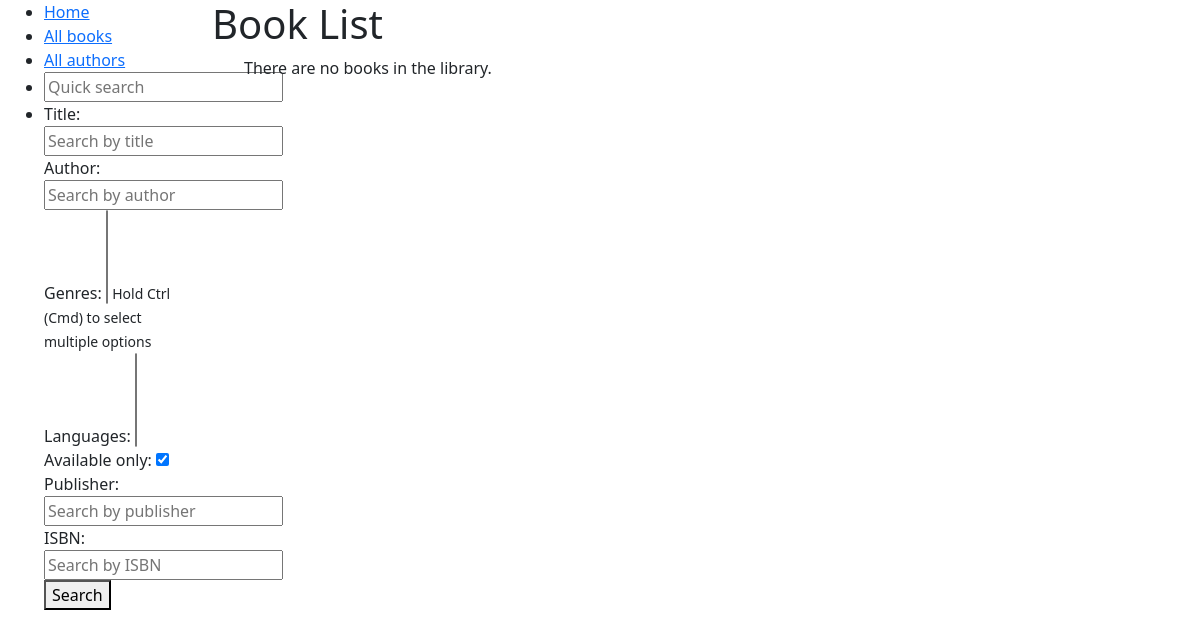
Before: /catalog/books/ with the older database file.
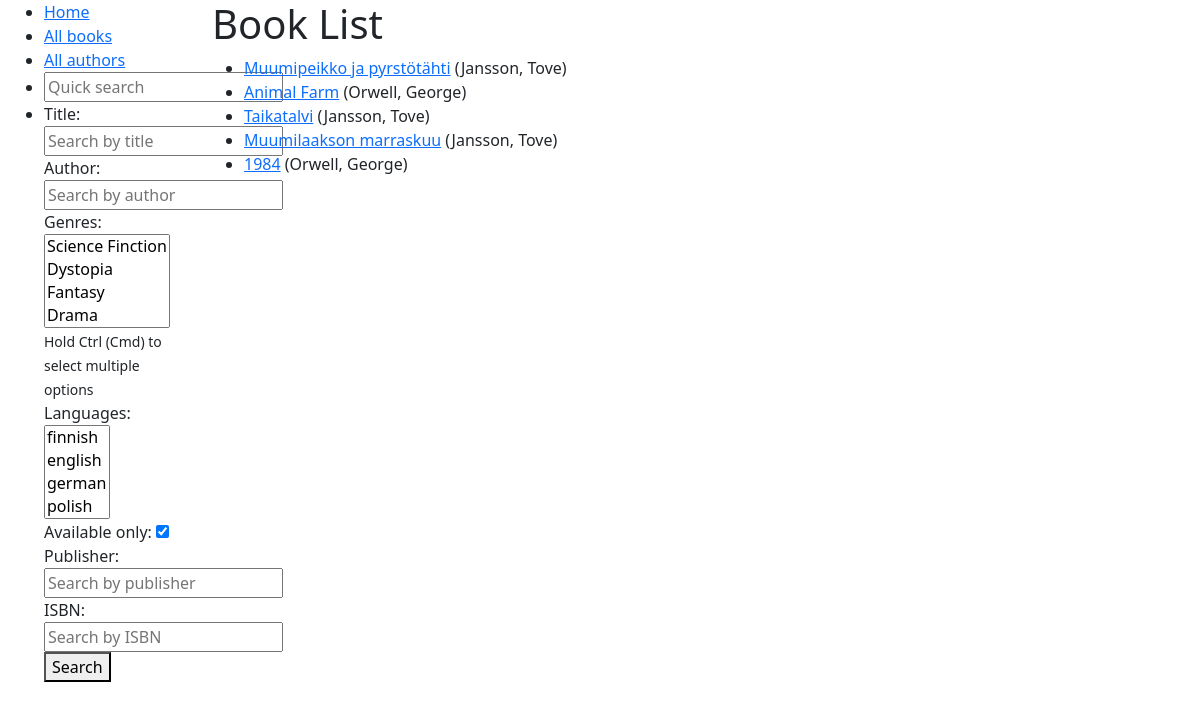
After: the same page with the newer database file.
### catalog/models.py (models this page shows, shortened)
class Book(models.Model):
    title = models.CharField(max_length=200)
    author = models.ForeignKey("Author", on_delete=models.RESTRICT, null=True)  # todo: handle > 1 authors
    summary = models.TextField(max_length=1000, help_text="Enter a brief description of the book.")
    isbn = models.CharField("ISBN",
                            max_length=13,
                            unique=True,
                            validators=[
                                RegexValidator(
                                    regex=r"^\d{10}(\d{3})?$",  # Matches ISBN-10 or ISBN-13
                                )
                            ])
    genre = models.ManyToManyField("Genre")  # fix: can select only 1
    language = models.ForeignKey("Language", on_delete=models.SET_NULL, null=True)  # todo: support multiple langs
    def get_absolute_url(self):
        return reverse("book-detail", args=[str(self.id)])
    def display_genre(self):
        """Display genre in admin"""
        return ", ".join(genre.name for genre in self.genre.all()[:3])
    display_genre.short_description = "Genre"

class Author(models.Model):
    first_name = models.CharField(max_length=50)
    last_name = models.CharField(max_length=50)
    date_of_birth = models.DateField(blank=True, null=True)
    date_of_death = models.DateField(blank=True, null=True)
    def __str__(self):
        return f"{self.last_name}, {self.first_name}"
    class Meta:
        ordering = ["last_name", "first_name"]

### catalog/views.py (the view)
# urls.py: path("books/", views.BookListView.as_view(), name="books"),
class BookListView(ListView):
    model = Book
    paginate_by = 10

### catalog/templates/catalog/book_list.html
{% extends "catalog/layout.html" %}
{% block content %}
    <h1>Book List</h1>
    <ul>
        {% for book in book_list %}
            <li>
                <a href="{{ book.get_absolute_url }}">{{ book.title }}</a>
                ({{ book.author }})
            </li>
        {% empty %}
            <p>There are no books in the library.</p>
        {% endfor %}
    </ul>
{% endblock content %}

### catalog/templates/catalog/layout.html (shortened to what this page needs)
<!DOCTYPE html>
<html lang="en">
<head>
    <link href="https://cdn.jsdelivr.net/npm/bootstrap@5.3.3/dist/css/bootstrap.min.css"
      rel="stylesheet"
>
</head>
<body>
    <div class="container-fluid">
        <div class="row">
            <div class="col-sm-2">
                {% block sidebar %}
                    <ul class="sidebar-nav">
                        <li><a href="{% url 'index' %}">Home</a></li>
                        <li><a href="{% url 'books' %}">All books</a></li>
                        <li><a href="{% url 'authors' %}">All authors</a></li>
                        <li>
                            <form action="{% url 'search' %}">
                                <input type="text" name="q" placeholder="Quick search">
                            </form>
                        </li>
                        <li>
                            <form action="{% url 'advanced-search' %}">
                                <div>
                                    <label for="title">Title:</label>
                                    <input type="text" id="title" name="title" placeholder="Search by title">
                                </div>
                                <div>
                                    <label for="author">Author:</label>
                                    <input type="text" id="author" name="author" placeholder="Search by author">
                                </div>
                                <div>
                                    <label for="genres">Genres:</label>
                                    <select id="genres" name="genres" multiple>
                                        {% for genre in request.sidebar_data.genres %}
                                            <option value="{{ genre.id }}" {% if genre.id in query.genres %}selected{% endif %}>{{ genre.name }}</option>
                                        {% endfor %}
                                    </select>
                                    <small>Hold Ctrl (Cmd) to select multiple options</small>
                                </div>
                                <div>
                                    <label for="languages">Languages:</label>
                                    <select id="languages" name="languages" multiple>
                                        {% for language in request.sidebar_data.languages %}
                                            <option value="{{ language.id }}" {% if language.id in query.languages %}selected{% endif %}>{{ language.name }}</option>
                                        {% endfor %}
                                    </select>
                                </div>
                                <div>
                                    <label for="status">Available only:</label>
                                    <input type="checkbox" id="status" name="status" checked>
                                </div>
                                <div>
                                    <label for="imprint">Publisher:</label>
                                    <input type="text" id="imprint" name="imprint" placeholder="Search by publisher">
                                </div>
                                <div>
                                    <label for="isbn">ISBN:</label>
                                    <input type="text" id="isbn" name="isbn" placeholder="Search by ISBN" maxlength="13" pattern="\d{10}|\d{13}">
                                </div>
                                <button type="submit">Search</button>
                            </form>
                        </li>
                    </ul>
                {% endblock sidebar %}
            </div>
            <div class="col-sm-10">
                {% block content %}{% endblock content %}
            </div>
        </div>
    </div>
</body>
</html>

Changed rows visible on the page:
added Book: title "Muumipeikko ja pyrstötähti", author "Jansson, Tove"
added Book: title "Animal Farm", author "Orwell, George"
added Book: title "Taikatalvi", author "Jansson, Tove"
added Book: title "Muumilaakson marraskuu", author "Jansson, Tove"
added Book: title "1984", author "Orwell, George"
Other visible differences:
form field genres: (not shown) → "Science Finction / Dystopia / Fantasy / Drama"
form field languages: (not shown) → "finnish / english / german / polish"
text no longer shown: "There are no books in the library."
